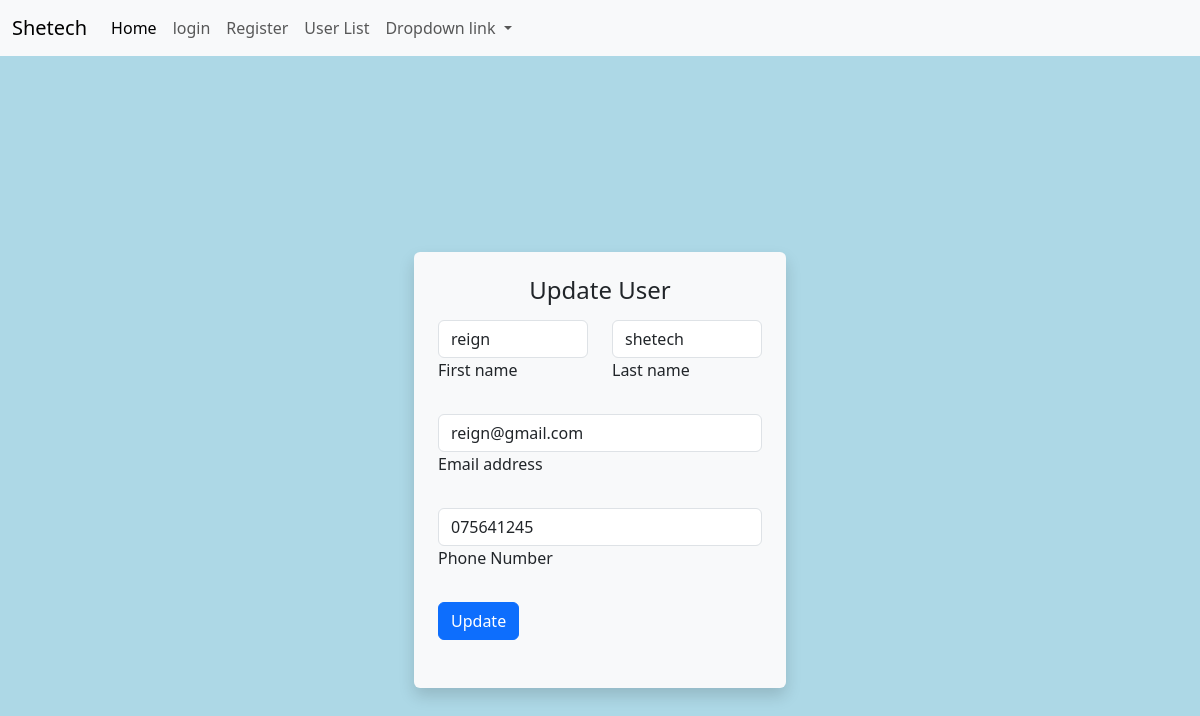
Screenshot of /update_user.php?id=10 with the database file from the repository.
### tables this page shows
CREATE TABLE `users` (
  `id` int(11) NOT NULL,
  `first_name` varchar(90) NOT NULL,
  `last_name` varchar(90) NOT NULL,
  `email` varchar(50) NOT NULL,
  `password` varchar(100) NOT NULL,
  `phone` varchar(20) NOT NULL,
  `created_at` timestamp NOT NULL DEFAULT current_timestamp()
);

### update_user.php (the view, shortened to what this page needs)
<?php
include('./connect.php');
if (isset($_GET['id'])) {
    $id = $_GET['id'];
    $sql = "SELECT * FROM users WHERE id = '$id'";
    $output = mysqli_query($conn, $sql);
    $user_to_update = mysqli_fetch_assoc($output);
}
?>
<!DOCTYPE html>
<html lang="en">
  <head>
    <link
      rel="stylesheet"
      href="https://cdn.jsdelivr.net/npm/bootstrap@5.3.3/dist/css/bootstrap.min.css"
    />
 <link rel="stylesheet" href="styles.css">
  </head>
  <body>
    <nav class="navbar navbar-expand-lg bg-body-tertiary fixed-top">
      <div class="container-fluid">
        <a class="navbar-brand" href="index.html">Shetech</a>
        <div class="collapse navbar-collapse" id="navbarNavDropdown">
          <ul class="navbar-nav">
            <li class="nav-item">
              <a class="nav-link active" aria-current="page" href="index.html">Home</a>
            </li>
            <li class="nav-item">
              <a class="nav-link" href="login.php">login</a>
            </li>
            <li class="nav-item">
              <a class="nav-link" href="register.php">Register</a>
            </li>
            <li class="nav-item">
              <a class="nav-link" href="users.php">User List</a>
            </li>
            <li class="nav-item dropdown">
              <a
                class="nav-link dropdown-toggle"
                href="#"
                role="button"
                data-bs-toggle="dropdown"
                aria-expanded="false"
              >
                Dropdown link
              </a>
            </li>
          </ul>
        </div>
      </div>
    </nav>
    <main>
     <div class="container d-flex justify-content-center align-items-center vh-100">
    <div class="col-md-4 col-sm-6 p-4 bg-light rounded shadow">
        <h4 class="text-center mb-3">Update User</h4>
        <form action="update_user.php" method="POST" >
      <div class="row mb-4">
        <div class="col">
          <div data-mdb-input-init class="form-outline">
            <input type="text" value="<?= $user_to_update['first_name'] ?>" id="form3Example1" class="form-control" name="first_name" />
            <label class="form-label" for="form3Example1">First name</label>
          </div>
        </div>
        <div class="col">
          <div data-mdb-input-init class="form-outline">
            <input type="text" value="<?= $user_to_update['last_name'] ?>" id="form3Example2" class="form-control" name="last_name" />
            <label class="form-label" for="form3Example2">Last name</label>
          </div>
        </div>
      </div>
      <div data-mdb-input-init class="form-outline mb-4">
        <input type="email" id="form3Example3" value="<?= $user_to_update['email'] ?>" class="form-control" name="email" />
        <label class="form-label" for="form3Example3">Email address</label>
      </div>
      <div data-mdb-input-init class="form-outline mb-4">
        <input type="text" value="<?= $user_to_update['phone'] ?>"  id="form3Example4" class="form-control" name="phone" />
        <label class="form-label" for="form3Example4">Phone Number</label>
      </div>
      <button data-mdb-ripple-init type="submit" name="update" class="btn btn-primary btn-block mb-4">Update</button>
    </form>
      </div>
      </div>
    </main>
  </body>
</html>

### styles.css (style rules this page uses)
body { padding-top: 70px; background-color: lightblue; }

### rows the page displays
users: first_name "reign", last_name "shetech", email "reign@gmail.com", phone "075641245"
